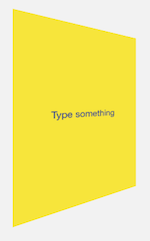
#> input picture yellow.png, 150 x 241 px
$ python 14_5.py
#> lines starting #> are read from the running program, lines starting #| are printed output that depends on the picture; after the words box and inside, x2 and y2 are one past the last pixel; in counts of white or black regions, pixels touching at a corner belong together
import cv2
import numpy as np
import matplotlib.pylab as plt

img = cv2.imread('yellow.png')
#> img is the input picture: shape (241, 150, 3); mean B, G, R 127.7, 233.3, 244.5
rows, cols, ch = img.shape
#> rows = 241; cols = 150; ch = 3

# 设置标记点和目标点
markpoint = [[13, 9], [136, 38], [12, 228], [136, 187]]
dstpoint = [[0, 0], [150, 0], [0, 241], [150, 241]]

# 强调标记点
for i in markpoint:
    cv2.circle(img, tuple(i), 10, (0, 255, 0), -1)
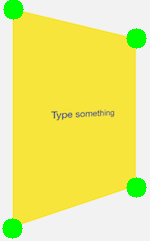
#> img: shape (241, 150, 3); 3.5% of pixels changed, all inside (x1, y1, x2, y2) = (2, 0, 147, 239)

# 转换点的格式
pts1 = np.float32(markpoint)
pts2 = np.float32(dstpoint)

# 生成透视矩阵
M = cv2.getPerspectiveTransform(pts1, pts2)
#> M = [[0.803, 0.00367, -10.47], [-0.253, 1.07, -6.36], [-0.00251, 2.44e-05, 1]]

# 转换
dst = cv2.warpPerspective(img, M, (150, 241))
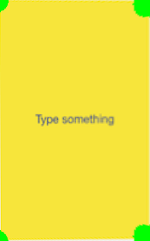
#> dst: shape (241, 150, 3); mean B, G, R 60.2, 228.7, 241.6

plt.subplot(121), plt.imshow(img), plt.title('Input')
plt.subplot(122), plt.imshow(dst), plt.title('Output')
plt.show()
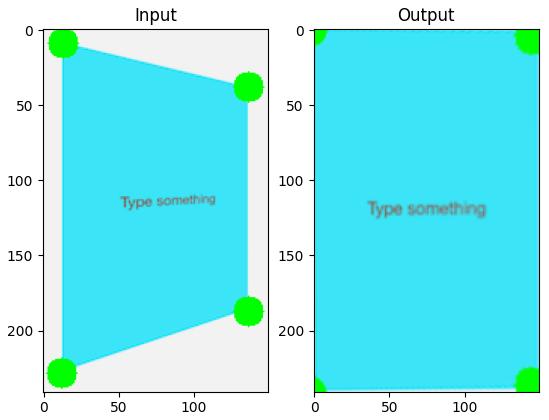
#> figure drawn by matplotlib, 2 panels; B, G, R data is drawn as R, G, B
